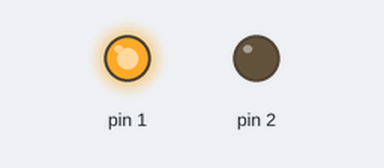
Simulated run of this sketch. Board: Arduino Uno, built with avr-gcc and run on an emulated ATmega328P. Parts: output pins drawn as LEDs (lit = HIGH).

Above: at 5.88 s.
Timing chart, 0 to 7.7 s (numbered marks = the images above):
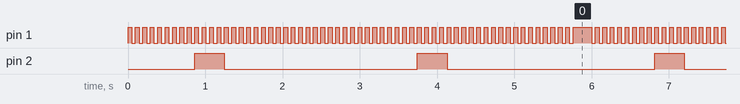

The sketch:

simulator.ino
```cpp
  const unsigned int pinVr = PB1;
  const unsigned int pinSpark = PB2;

  const unsigned int toothTotal = 62;
  const unsigned int toothMissing = 2;

  int unsigned beat = 0;

  const unsigned int rpm = 10;

void setup() {


  pinMode(pinVr, OUTPUT);
  pinMode(pinSpark, OUTPUT);
  digitalWrite(pinVr, 1);
  digitalWrite(pinSpark, 0);
}

void loop() {
  if ( (beat % 2) == 0) {
    digitalWrite(pinVr, 1);
  }
  else {
    if(beat < ((toothTotal-toothMissing)*2)) {
      digitalWrite(pinVr, 0);
    }
  }
  if(beat == 18) {
    digitalWrite(pinSpark, 1);
  }
  if(beat == 26) {
    digitalWrite(pinSpark, 0);
  }
  if(beat == 78) {
    digitalWrite(pinSpark, 1);
  }
  if(beat == 86) {
    digitalWrite(pinSpark, 0);
  }
  delay(((60*1000UL)/(rpm*toothTotal*2)));
  beat++;
  if(beat == toothTotal*2) {
    beat = 0;
  }
}
```

Measured:
- by itself, pin 1: repeats every 6.0 s: LOW 0.05 s, HIGH 0.24 s, 59 × (LOW 0.05 s, HIGH 0.05 s)
- by itself, pin 2: alternates HIGH for 0.38 s and LOW for 2.5 s
